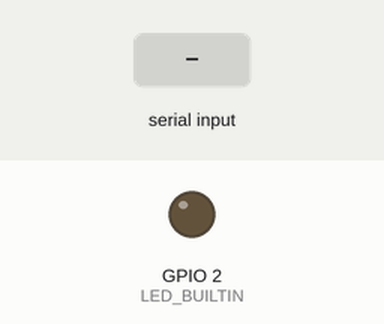
Recording of a sketch running on a simulated ESP32. On the bench: output pins drawn as LEDs (lit = HIGH). Inputs (shaded band) come from the test bench. What the sketch prints to the serial monitor is not drawn.

Above: at 1.8 s.
1.9 s: byte 30 received over Serial
At 2.5 s:
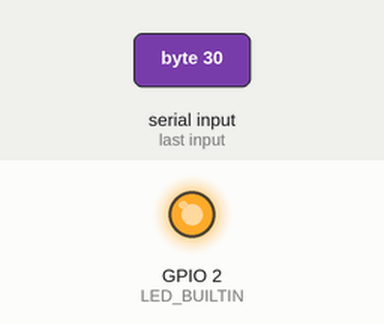
3.4 s: byte 90 received over Serial
4.9 s: byte 120 received over Serial
At 11.0 s:
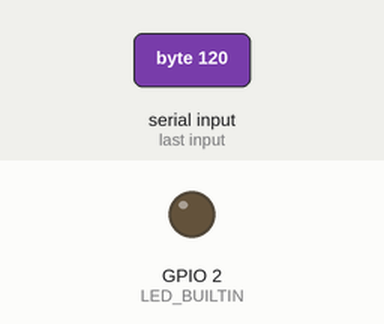
Timing chart, 0 to 12.4 s (numbered marks = the images above; inputs shaded):
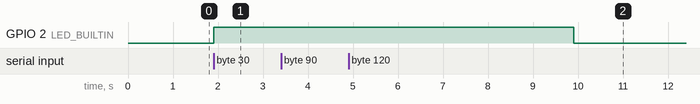

Measured:
- after the input at 1.9 s, GPIO 2 (LED_BUILTIN): LOW → HIGH at once
- after the input at 3.4 s, every drawn part: stays the same
- after the input at 4.9 s, GPIO 2 (LED_BUILTIN): HIGH → LOW after 5.0 s instead of 3.5 s

The sketch:

dk_challenge_8_software_timers.ino
```cpp
//Maci's submission for Digikey Intro to RTOS Challenge 8 Software Timers

/*
 * Challenge: Your challenge is to create an auto-dim feature using the
 * onboard LED. We’ll pretend that the onboard LED (LED_BUILTIN) is the
 * backlight to an LCD.
 *
 * Create a task that echoes characters back to the serial terminal (as we’ve
 * done in previous challenges). When the first character is entered, the
 * onboard LED should turn on. It should stay on so long as characters are
 * being entered.
 *
 * Use a timer to determine how long it’s been since the last character was
 * entered (hint: you can use xTimerStart() to restart a timer’s count, even
 * if it’s already running). When there has been 5 seconds of inactivity,
 * your timer’s callback function should turn off the LED.
 */

//Run on single core. Taken from DK example
#if CONFIG_FREERTOS_UNICORE
static const BaseType_t app_cpu = 0;
#else
static const BaseType_t app_cpu = 1;
#endif

// Macros
#define MILLIS_TO_TICKS(milliseconds) ((milliseconds) / portTICK_PERIOD_MS)

// Settings
#define LED_BUILTIN 2  // Specify the LED pin on my board

// Globals
static TimerHandle_t led_timer = NULL;

// Define tasks
void task_serial(void *pvParameters);

// Define callbacks
void led_timer_callback(TimerHandle_t xTimer);


void setup() {
  // Configure Serial
  Serial.begin(115200);

  // Wait a moment to start (so we don't miss Serial output)
  vTaskDelay(1000 / portTICK_PERIOD_MS);
  Serial.println("Start Challenge 8: Software Timers");

  pinMode(LED_BUILTIN, OUTPUT);

  led_timer = xTimerCreate(
    "led timer",
    MILLIS_TO_TICKS(5000),
    pdFALSE,
    (void *)0,
    led_timer_callback
  );
  if (led_timer == NULL){
    Serial.println("ERROR: Timer creation failed.");
  }

  // Start producer tasks (wait for each to read argument)
  xTaskCreatePinnedToCore(task_serial,
                          "task serial",
                          1024,
                          NULL,
                          1,
                          NULL,
                          app_cpu);

  vTaskDelete(NULL);
}

void loop(){
}

/*--------------------------------------------------*/
/*---------------------- Tasks ---------------------*/
/*--------------------------------------------------*/

void task_serial(void *pvParameters) {
  /*
    task_serial
    Reads bytes from Serial and echoes them back to Serial.
    Will refresh led dim callback on keypress.
  */

  static char in_char;

  for(;;){
    if(Serial.available() > 0){
      in_char = Serial.read();
      Serial.print(in_char);

      // turn on LED, start/refresh 5 sec timer to turn off.
      digitalWrite(LED_BUILTIN, HIGH);
      xTimerStart(led_timer, portMAX_DELAY);
    }
  }
}

/*--------------------------------------------------*/
/*-------------------- Callbacks -------------------*/
/*--------------------------------------------------*/

// When led_timer_callback is called, turn off LED since time has elapsed.
void led_timer_callback(TimerHandle_t xTimer){
  digitalWrite(LED_BUILTIN, LOW);
}
```
